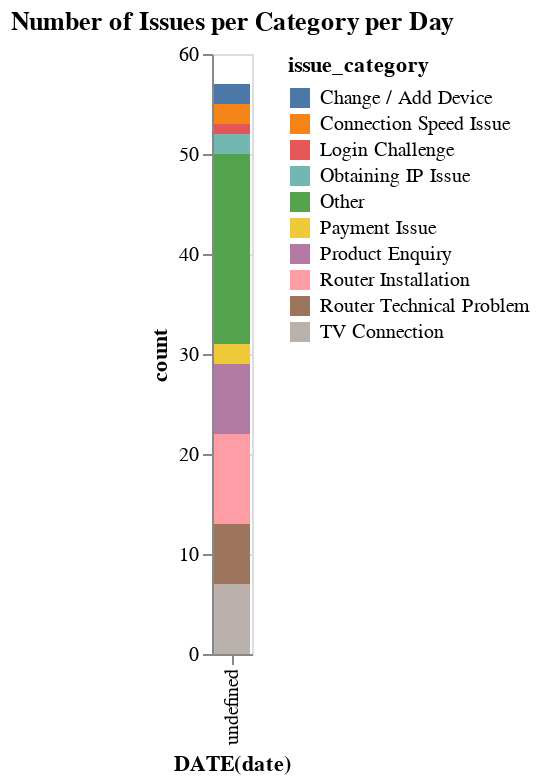

The cell this chart's notebook holds for it:
### Markdown cell above
#### Altair

### Code cell
import altair as alt

alt.Chart(df).mark_bar().encode(
    x='DATE(date):O',
    y='count:Q',
    color='issue_category:N',
).properties(
    title='Number of Issues per Category per Day'
).interactive()

### Figure 1 — Vega-Lite specification as saved in the notebook (floating-point values rounded to 4 significant figures)
{"config": {"view": {"continuousWidth": 300, "continuousHeight": 300}}, "data": {"name": "data-3b66bb8126e371bbac41c4a0a7cb0019"}, "mark": {"type": "bar"}, "encoding": {"color": {"field": "issue_category", "type": "nominal"}, "x": {"field": "DATE(date)", "type": "ordinal"}, "y": {"field": "count", "type": "quantitative"}}, "params": [{"name": "param_6", "select": {"type": "interval", "encodings": ["x", "y"]}, "bind": "scales"}], "title": "Number of Issues per Category per Day", "$schema": "https://vega.github.io/schema/vega-lite/v5.15.1.json", "datasets": {"data-3b66bb8126e371bbac41c4a0a7cb0019": [{"date": "2023-10-23", "issue_category": "Other", "count": 5}, {"date": "2023-10-23", "issue_category": "TV Connection", "count": 1}, {"date": "2023-10-24", "issue_category": "Change / Add Device", "count": 1}, {"date": "2023-10-24", "issue_category": "Other", "count": 9}, {"date": "2023-10-24", "issue_category": "Router Installation", "count": 1}, {"date": "2023-10-24", "issue_category": "TV Connection", "count": 2}, {"date": "2023-10-25", "issue_category": "Payment Issue", "count": 1}, {"date": "2023-10-25", "issue_category": "Product Enquiry", "count": 2}, {"date": "2023-10-25", "issue_category": "Router Installation", "count": 4}, {"date": "2023-10-25", "issue_category": "TV Connection", "count": 2}, {"date": "2023-10-26", "issue_category": "Change / Add Device", "count": 1}, {"date": "2023-10-26", "issue_category": "Other", "count": 1}, {"date": "2023-10-26", "issue_category": "Product Enquiry", "count": 3}, {"date": "2023-10-26", "issue_category": "Router Installation", "count": 3}, {"date": "2023-10-26", "issue_category": "TV Connection", "count": 1}, {"date": "2023-10-27", "issue_category": "Obtaining IP Issue", "count": 1}, {"date": "2023-10-27", "issue_category": "Other", "count": 2}, {"date": "2023-10-27", "issue_category": "Payment Issue", "count": 1}, {"date": "2023-10-27", "issue_category": "Product Enquiry", "count": 2}, {"date": "2023-10-27", "issue_category": "Router Technical Problem", "count": 2}, {"date": "2023-10-27", "issue_category": "TV Connection", "count": 1}, {"date": "2023-10-28", "issue_category": "Connection Speed Issue", "count": 2}, {"date": "2023-10-28", "issue_category": "Login Challenge", "count": 1}, {"date": "2023-10-28", "issue_category": "Obtaining IP Issue", "count": 1}, {"date": "2023-10-28", "issue_category": "Other", "count": 2}, {"date": "2023-10-28", "issue_category": "Router Installation", "count": 1}, {"date": "2023-10-28", "issue_category": "Router Technical Problem", "count": 4}]}}
